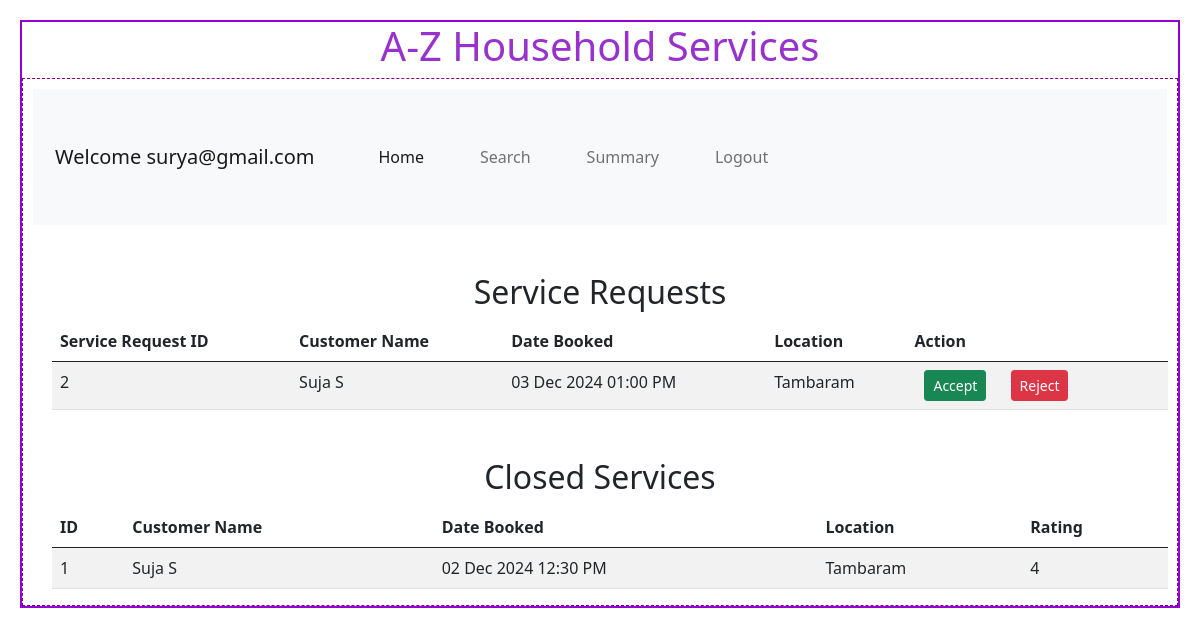
Page /professional_dashboard/surya@gmail.com on the committed database.
### backend/models.py (models this page shows)
class ProfessionalDetails(db.Model):
    __tablename__ = "professional_details"
    id = db.Column(db.Integer, primary_key=True, autoincrement=True)
    email = db.Column(db.String, unique=True, nullable=False)
    password = db.Column(db.String, nullable=False)
    role = db.Column(db.Integer, default=1, nullable=False)  # 0 = admin, 1 = professional
    name = db.Column(db.String, nullable=False)
    service_id = db.Column(db.Integer, db.ForeignKey('service.id'), nullable=False)  # Foreign key to Service
    experience = db.Column(db.Integer, nullable=False)
    address = db.Column(db.String, nullable=False)
    pincode = db.Column(db.Integer, nullable=False)
    status = db.Column(db.String(20), default="Pending")
    is_available = db.Column(db.Boolean, default=True)
    service = db.relationship('Service', backref='professionals')
    service_requests = db.relationship(
        'ServiceRequest',
        cascade="all, delete",
        backref="professional",
        lazy=True
    )

class ServiceRequest(db.Model):
    __tablename__ = "service_request"
    id = db.Column(db.Integer, primary_key=True, autoincrement=True)
    date_time = db.Column(db.DateTime, default=datetime.now(timezone.utc), nullable=False)
    address = db.Column(db.String, nullable=False)
    status = db.Column(db.String, default="Pending", nullable=False)
    customer_id = db.Column(db.Integer, db.ForeignKey("customer_details.id"), nullable=False)
    professional_id = db.Column(db.Integer, db.ForeignKey("professional_details.id"), nullable=False)
    service_id = db.Column(db.Integer, db.ForeignKey("service.id"), nullable=False)
    feedback = db.relationship(
        'Feedback',
        cascade="all, delete",
        backref="service_request",
        lazy=True
    )

class CustomerDetails(db.Model):
    __tablename__ = "customer_details"
    id = db.Column(db.Integer, primary_key=True, autoincrement=True)
    email = db.Column(db.String, unique=True, nullable=False)
    password = db.Column(db.String, nullable=False)
    role = db.Column(db.Integer, default=1, nullable=False)  # 0 = admin, 1 = customer
    name = db.Column(db.String, nullable=False)
    address = db.Column(db.String, nullable=False)
    pincode = db.Column(db.Integer, nullable=False)
    service_requests = db.relationship(
        'ServiceRequest',
        cascade="all, delete",
        backref="customer",
        lazy=True
    )

class Feedback(db.Model):
    __tablename__ = "feedback"
    id = db.Column(db.Integer, primary_key=True, autoincrement=True)
    rating = db.Column(db.Integer, nullable=False)
    remark = db.Column(db.String, nullable=False)
    request_id = db.Column(db.Integer, db.ForeignKey("service_request.id"), nullable=False)

### backend/controllers.py (the view)
@app.route("/professional_dashboard/<email>")
def professional_dashboard(email):
    professional = ProfessionalDetails.query.filter_by(email=email).first()
    if not professional:
        return "Professional not found", 404
    if professional.status != 'Approved':
        return redirect(url_for('pending_approval'))  # Redirect to Pending Approval page
    upcoming_services = (
        ServiceRequest.query
        .filter_by(professional_id=professional.id, status='Requested')
        .join(CustomerDetails, ServiceRequest.customer_id == CustomerDetails.id)
        .add_columns(
            ServiceRequest.id, ServiceRequest.date_time,
            ServiceRequest.address.label("location"),
            CustomerDetails.name.label("customer_name")
        ).all()
    )
    closed_services = (
        ServiceRequest.query
        .filter_by(professional_id=professional.id, status='Closed')
        .join(CustomerDetails, ServiceRequest.customer_id == CustomerDetails.id)
        .join(Feedback, ServiceRequest.id == Feedback.request_id, isouter=True)
        .add_columns(
            ServiceRequest.id, ServiceRequest.date_time,
            ServiceRequest.address.label("location"),
            CustomerDetails.name.label("customer_name"),
            Feedback.rating
        ).all()
    )
    return render_template('professional_dashboard.html',professional=professional,upcoming_services=upcoming_services,closed_services=closed_services)

### templates/professional_dashboard.html
{% extends "professional_layout.html" %}
{% block content %}
    <div class="container mt-5">
        <h2 class="text-center">Service Requests</h2>
        {% if upcoming_services %}
            <table class="table table-striped">
                <thead>
                    <tr>
                        <th>Service Request ID</th>
                        <th>Customer Name</th>
                        <th>Date Booked</th>
                        <th>Location</th>
                        <th>Action</th>
                    </tr>
                </thead>
                <tbody>
                    {% for service in upcoming_services %}
                        <tr>
                            <td>{{ service.id }}</td>
                            <td>{{ service.customer_name }}</td>
                            <td>{{ service.date_time.strftime('%d %b %Y %I:%M %p') }}</td>
                            <td>{{ service.location }}</td>
                            <td>
                                <form action="{{ url_for('accept_service', service_id=service.id) }}" method="POST" class="d-inline">
                                    <button type="submit" class="btn btn-success btn-sm">Accept</button>
                                </form>
                                <form action="{{ url_for('reject_service', service_id=service.id) }}" method="POST" class="d-inline">
                                    <button type="submit" class="btn btn-danger btn-sm">Reject</button>
                                </form>
                            </td>
                        </tr>
                    {% endfor %}
                </tbody>
            </table>
        {% else %}
            <p class="text-center text-muted">No pending service requests found.</p>
        {% endif %}
    </div>
    <div class="container mt-5">
        <h2 class="text-center">Closed Services</h2>
        {% if closed_services %}
            <table class="table table-striped">
                <thead>
                    <tr>
                        <th>ID</th>
                        <th>Customer Name</th>
                        <th>Date Booked</th>
                        <th>Location</th>
                        <th>Rating</th>
                    </tr>
                </thead>
                <tbody>
                    {% for service in closed_services %}
                        <tr>
                            <td>{{ service.id }}</td>
                            <td>{{ service.customer_name }}</td>
                            <td>{{ service.date_time.strftime('%d %b %Y %I:%M %p') }}</td>
                            <td>{{ service.location }}</td>
                            <td>{{ service.rating or 'Not Rated' }}</td>
                        </tr>
                    {% endfor %}
                </tbody>
            </table>
        {% else %}
            <p class="text-center text-muted">No closed services found.</p>
        {% endif %}
    </div>
{% endblock %}

### templates/professional_layout.html (shortened to what this page needs)
<!DOCTYPE html>
<html>
    <head>
        <link rel="stylesheet" href="/static/styles/main.css">
        <link href="https://cdn.jsdelivr.net/npm/bootstrap@5.0.2/dist/css/bootstrap.min.css" rel="stylesheet">
    </head>
    <body>
        <div class="my_container">
            <div class="center"><h1>A-Z Household Services</h1></div>
            <div class="my_panel">
                <nav class="navbar navbar-expand-lg navbar-light bg-light">
                    <div class="container-fluid">
                        <a class="navbar-brand" href="#">Welcome {{professional.email}}</a>
                        <div class="collapse navbar-collapse" id="navbarNav">
                            <ul class="navbar-nav me-auto">
                                <li class="nav-item">
                                    <a class="nav-link active" href="{{ url_for('professional_dashboard', email=professional.email) }}">Home</a>
                                </li>
                                <li class="nav-item">
                                    <a class="nav-link" href="{{ url_for('prof_search',email=professional.email) }}">Search</a>
                                </li>
                                <li class="nav-item">
                                    <a class="nav-link" href="/professional/{{ professional.email }}/summary">Summary</a>
                                  </li>
                                <li class="nav-item">
                                    <a class="nav-link" href="{{ url_for('home') }}">Logout</a>
                                </li>
                            </ul>
                        </div>
                    </div>
                </nav>
                {%block content%}
                {%endblock%}
            </div>
        </div>
    </body>
</html>

### static/styles/main.css (style rules this page uses)
* { margin:10px; }
.my_container { border: 2px solid darkviolet; }
.my_panel { width: 100%; margin: auto; height: auto; border: 1px dashed purple; }
.center { text-align: center; margin: auto; color: darkorchid; }

### rows in the picture
ProfessionalDetails: email "surya@gmail.com"
ServiceRequest: id "2", customer_name "Suja S", date_time "03 Dec 2024 01:00 PM", location "Tambaram"
Feedback: id "1", customer_name "Suja S", date_time "02 Dec 2024 12:30 PM", location "Tambaram", rating "4"
